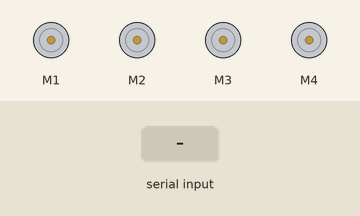
Simulated run of this sketch. Board: Arduino Uno, built with avr-gcc and run on an emulated ATmega328P. Shown: 4 × DC motor (green arrow = forward, orange = backward, longer = faster). The inputs (shaded band) are chosen by the test bench.

Above: at 1.2 s.
1.3 s: "F" received over Serial
At 2.5 s:
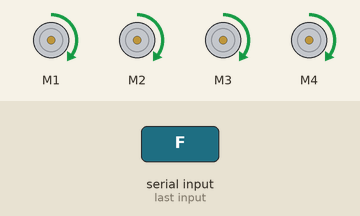
2.8 s: "B" received over Serial
At 3.9 s:
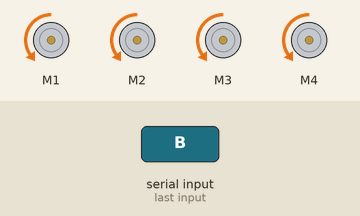
4.3 s: "L" received over Serial
At 5.0 s:
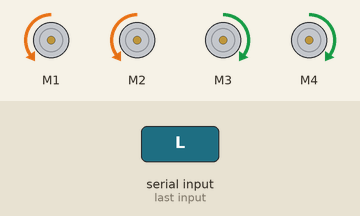
5.8 s: "R" received over Serial
At 6.2 s:
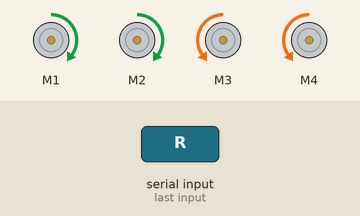
7.3 s: "1" received over Serial
At 8.5 s:
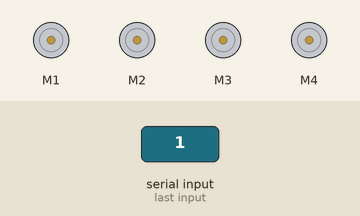
Timing chart, 0 to 9.8 s (numbered marks = the images above; inputs shaded):
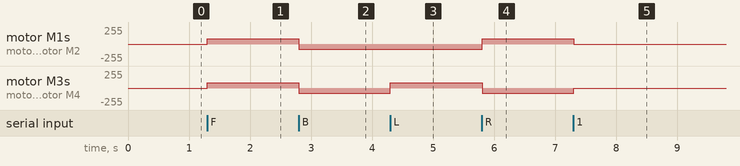

The sketch:

RC_4_Wheel.ino
```cpp
#include <AFMotor.h>

AF_DCMotor M1(1);
AF_DCMotor M2(2);
AF_DCMotor M3(3);
AF_DCMotor M4(4);

char command;

void setup() {
  // put your setup code here, to run once:
  Serial.begin(9600);  //Set the baud rate to your Bluetooth module.
}

void loop(){
  if(Serial.available() > 0){
    command = Serial.read();
    Stop(); //initialize with motors stoped
    //Change pin mode only if new command is different from previous.
    //Serial.println(command);
    switch(command){
    case 'F':
      forward();
      break;
    case 'B':
       back();
      break;
    case 'L':
      left();
      break;
    case 'R':
      right();
      break;
        }
    }
  }
void forward()
{
  M1.setSpeed(80); //Define maximum velocity
  M1.run(FORWARD); //rotate the motor clockwise
  M2.setSpeed(80); //Define maximum velocity
  M2.run(FORWARD); //rotate the motor clockwise
  M3.setSpeed(80); //Define maximum velocity
  M3.run(FORWARD); //rotate the motor clockwise
  M4.setSpeed(80); //Define maximum velocity
  M4.run(FORWARD); //rotate the motor clockwise

}

void back()
{
  M1.setSpeed(80); //Define maximum velocity
  M1.run(BACKWARD); //rotate the motor clockwise
  M2.setSpeed(80); //Define maximum velocity
  M2.run(BACKWARD); //rotate the motor clockwise
  M3.setSpeed(80); //Define maximum velocity
  M3.run(BACKWARD); //rotate the motor clockwise
  M4.setSpeed(80); //Define maximum velocity
  M4.run(BACKWARD); //rotate the motor clockwise
}

void left()
{
  M1.setSpeed(80); //Define maximum velocity
  M1.run(BACKWARD); //rotate the motor clockwise
  M2.setSpeed(80); //Define maximum velocity
  M2.run(BACKWARD); //rotate the motor clockwise
  M3.setSpeed(80); //Define maximum velocity
  M3.run(FORWARD); //rotate the motor clockwise
  M4.setSpeed(80); //Define maximum velocity
  M4.run(FORWARD); //rotate the motor clockwise

}

void right()
{
  M1.setSpeed(80); //Define maximum velocity
  M1.run(FORWARD); //rotate the motor clockwise
  M2.setSpeed(80); //Define maximum velocity
  M2.run(FORWARD); //rotate the motor clockwise
  M3.setSpeed(80); //Define maximum velocity
  M3.run(BACKWARD); //rotate the motor clockwise
  M4.setSpeed(80); //Define maximum velocity
  M4.run(BACKWARD); //rotate the motor clockwise
}

void Stop()
{
  M1.setSpeed(0); //Define maximum velocity
  M1.run(RELEASE); //rotate the motor clockwise
  M2.setSpeed(0); //Define maximum velocity
  M2.run(RELEASE); //rotate the motor clockwise
  M3.setSpeed(0); //Define maximum velocity
  M3.run(RELEASE); //rotate the motor clockwise
 M4.setSpeed(0); //Define maximum velocity
  M4.run(RELEASE); //rotate the motor clockwise
}
```

Measured:
- after the input at 1.3 s, motor M1–4: stopped → forward 80/255 at once
- after the input at 2.8 s, motor M1–4: forward 80/255 → backward 80/255 at once
- after the input at 4.3 s, motor M3, motor M4: backward 80/255 → forward 80/255 at once
- after the input at 5.8 s, motor M1, motor M2: backward 80/255 → forward 80/255 at once; motor M3, motor M4: forward 80/255 → backward 80/255 at once
- after the input at 7.3 s, motor M1, motor M2: forward 80/255 → stopped at once; motor M3, motor M4: backward 80/255 → stopped at once
